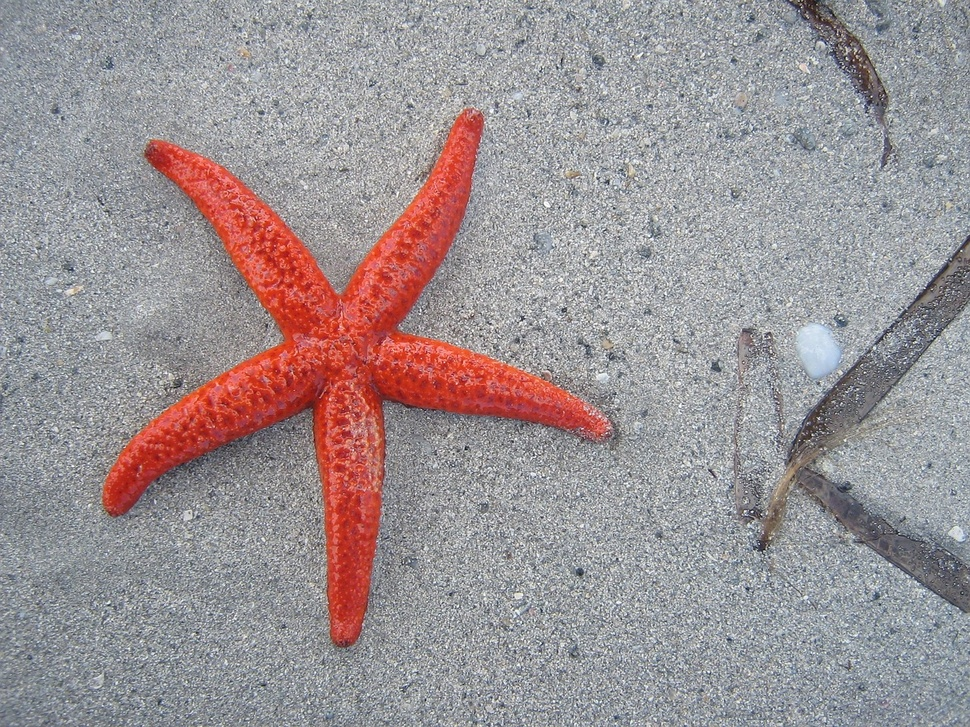
#> input picture starfish_1280_960.jpg, 970 x 727 px, shrunk from 1280 x 960 before the run
$ python canny_edge_detection.py
#> lines starting #> are read from the running program, lines starting #| are printed output that depends on the picture; after the words box and inside, x2 and y2 are one past the last pixel; in counts of white or black regions, pixels touching at a corner belong together
import numpy as np
import cv2 as cv
from matplotlib import pyplot as plt

image = cv.imread('starfish_1280_960.jpg', 0)
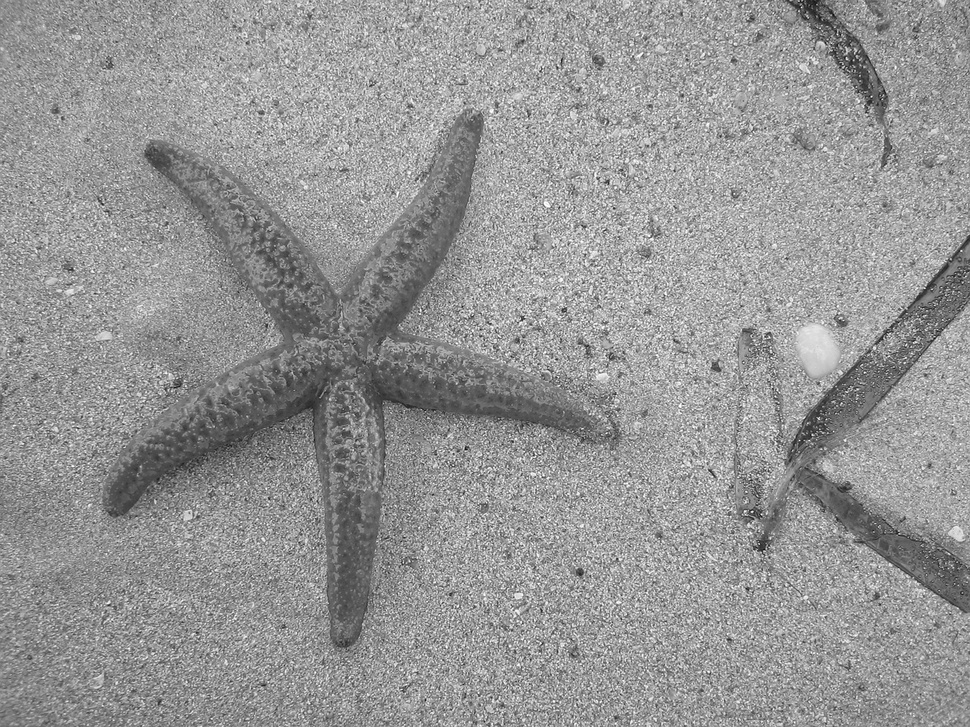
#> image: shape (727, 970); min 9, max 255, mean 149.4

kernel = np.ones((3, 3), np.uint8)

image = cv.morphologyEx(image, cv.MORPH_CLOSE, kernel, iterations=8)
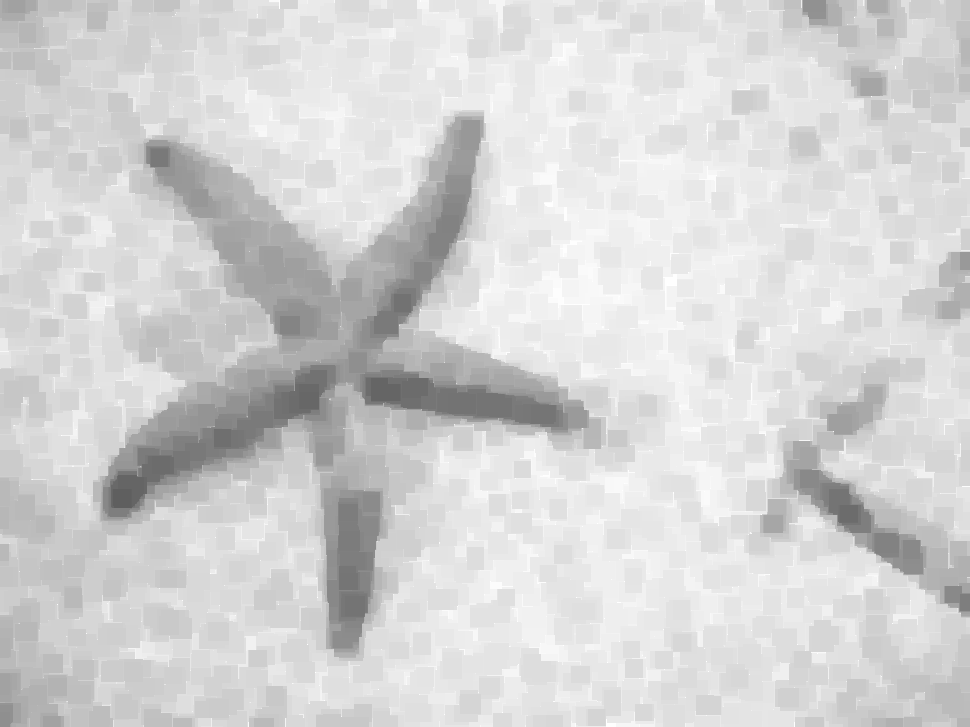
#> image: shape (727, 970); min 95, max 255, mean 211.9
image = cv.morphologyEx(image, cv.MORPH_OPEN, kernel, iterations=8)

edges = cv.Canny(image, 30, 200)
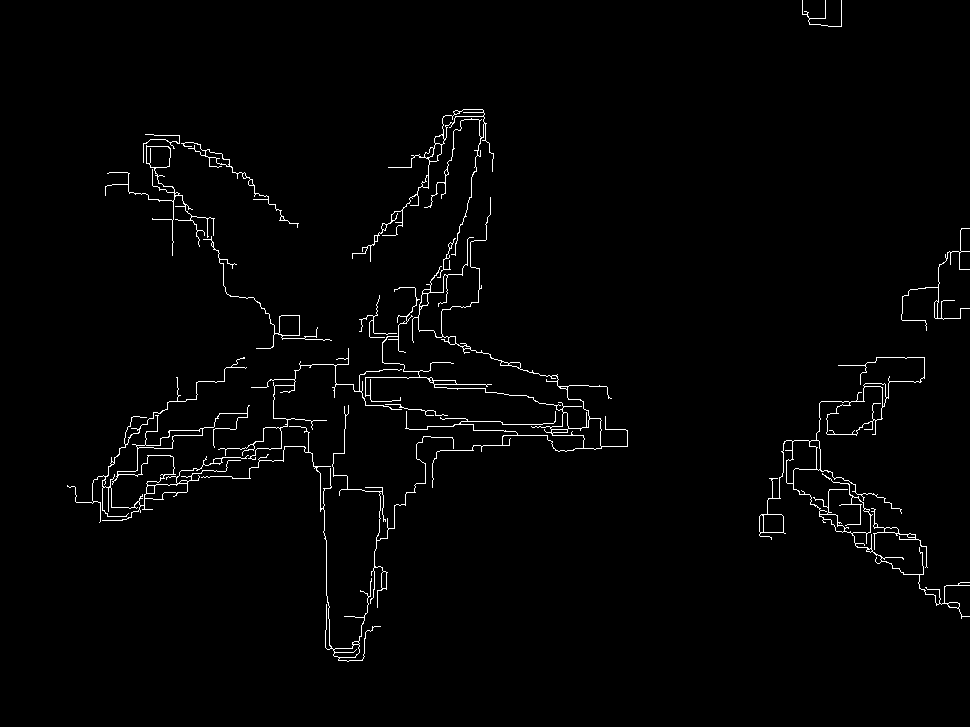
#> edges: shape (727, 970); 1.6% white in thin lines or dots, all inside (x1, y1, x2, y2) = (67, 0, 970, 662)

plt.subplot(121), plt.imshow(image, cmap='gray')
plt.title('Original Image'), plt.xticks([]), plt.yticks([])
plt.subplot(122), plt.imshow(edges, cmap='gray')
plt.title('Edge Image'), plt.xticks([]), plt.yticks([])

plt.show()
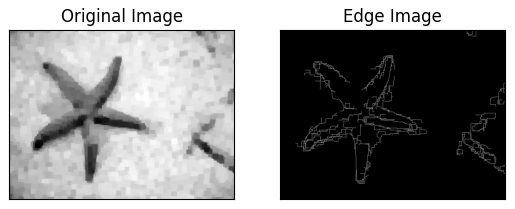
#> figure drawn by matplotlib, 2 panels
